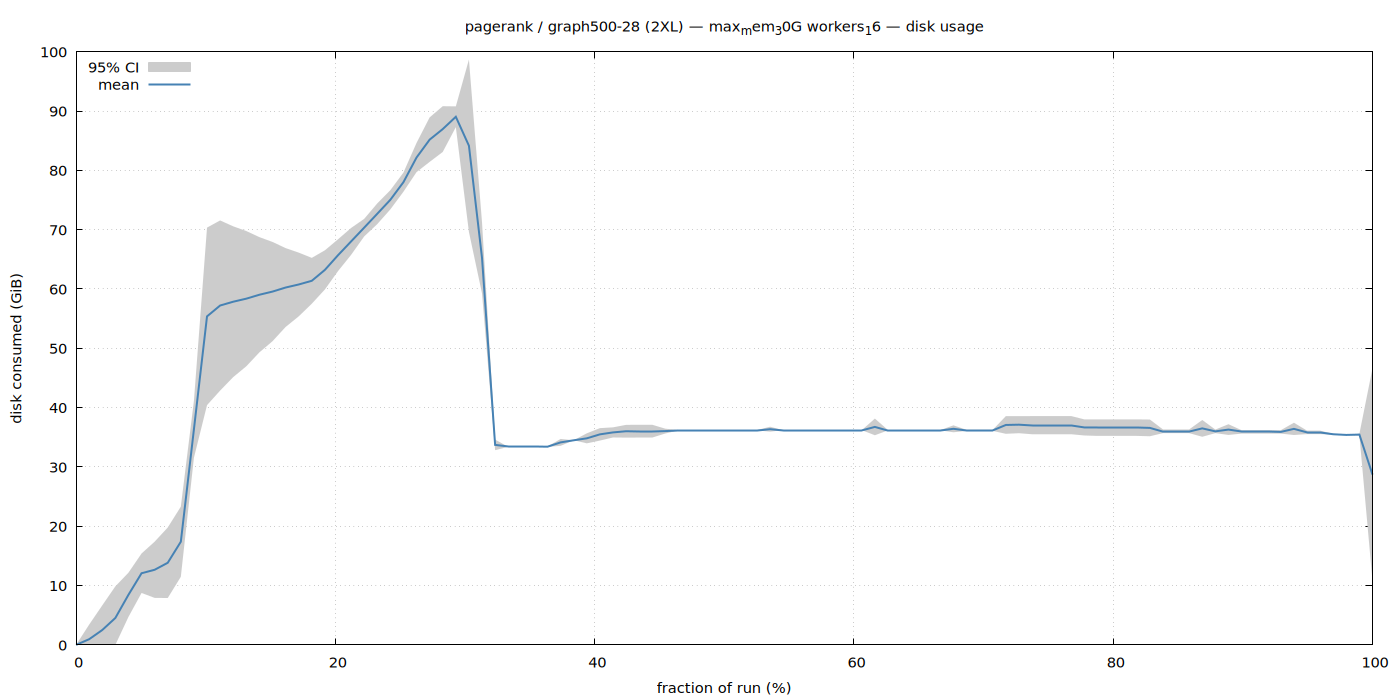

Write gnuplot code to recreate this figure.
set terminal pngcairo size 1400,700 enhanced font 'Sans,11'
set output '/home/ubuntu/nvm/gfrs/pagerank/2XL/graph500-28/max_mem_30G_workers_16/disk.png'
set title "pagerank / graph500-28 (2XL) — max_mem_30G workers_16 — disk usage"
set xlabel 'fraction of run (%)'
set ylabel 'disk consumed (GiB)'
set grid
set key top left
set yrange [0:*]
plot '/home/ubuntu/nvm/gfrs/pagerank/2XL/graph500-28/max_mem_30G_workers_16/disk.dat' using 1:3:4 with filledcurves lc rgb '#cccccc' title '95% CI', \
     '' using 1:2 with lines lw 2 lc rgb '#4682b4' title 'mean'
